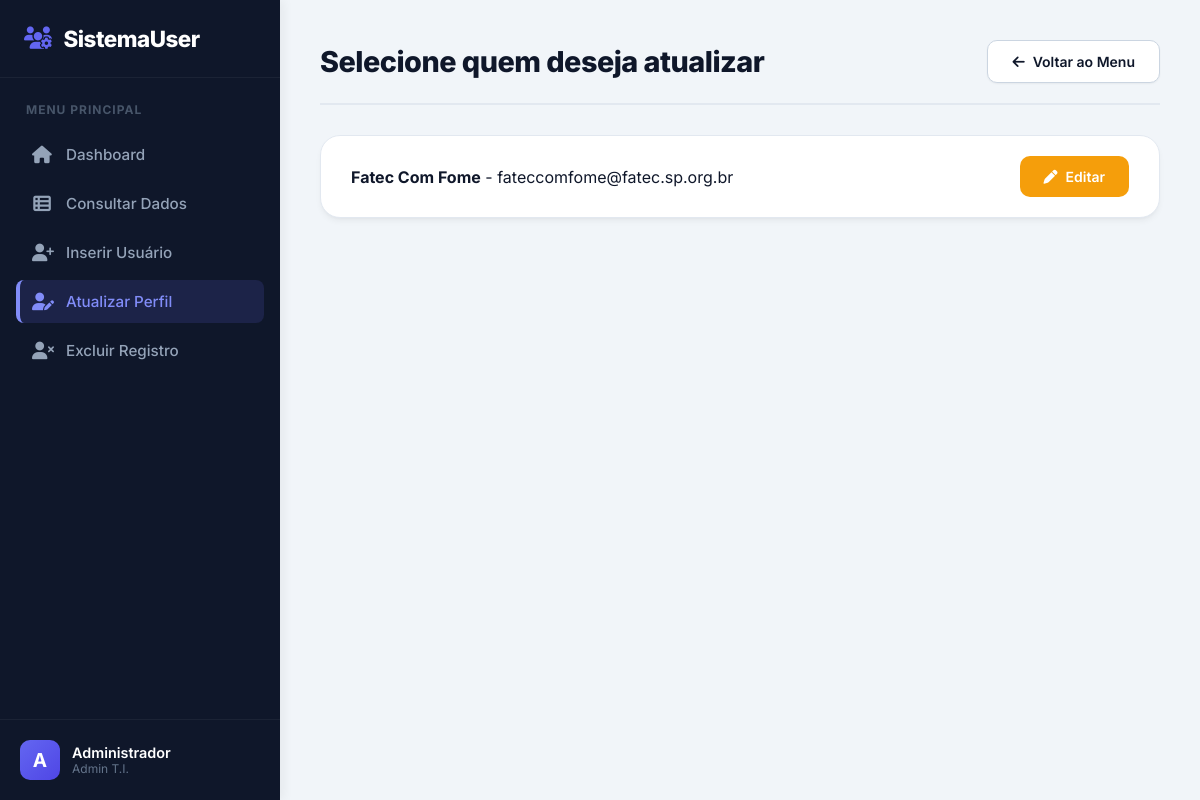
The page /atualizar on the database as committed earlier.
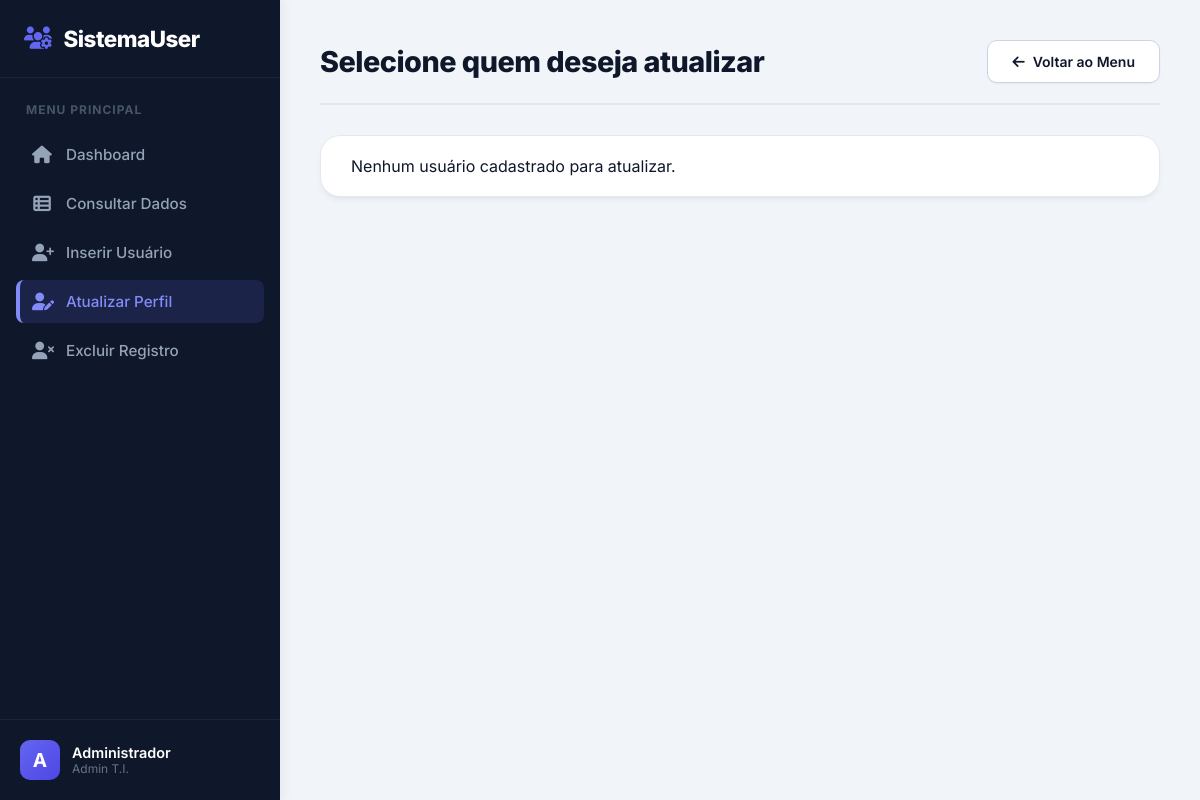
The same page on the database as committed later.
### tables this page shows
CREATE TABLE users (
id INTEGER PRIMARY KEY AUTOINCREMENT,
nome TEXT NOT NULL,
email TEXT NOT NULL
);

### app.py (the view)
@app.route("/atualizar")
def atualizar_lista():
    with get_db_connection() as conn:
        users = conn.execute("SELECT * FROM users").fetchall()
    return render_template("atualizar_lista.html", users=users)

### app.py (called while the page is built)
def get_db_connection():
    conn = sqlite3.connect(DATABASE)
    conn.row_factory = sqlite3.Row
    return conn

### templates/atualizar_lista.html (shortened to what this page needs)
{% extends "base.html" %}
{% block content %}
    <div class="page-header">
        <h1>Selecione quem deseja atualizar</h1>
        <a href="{{ url_for('menu') }}" class="btn btn-outline">
            <i class="fa-solid fa-arrow-left"></i> Voltar ao Menu
        </a>
    </div>
    <ul class="user-list">
    {% for user in users %}
        <li>
            <span class="user-info"><strong>{{ user.nome }}</strong> - {{ user.email }}</span>
            <a href="{{ url_for('atualizar_form', id=user.id) }}" class="btn btn-warning"><i class="fa-solid fa-pen"></i> Editar</a>
        </li>
    {% else %}
        <li>Nenhum usuário cadastrado para atualizar.</li>
    {% endfor %}
    </ul>
{% endblock %}

Rows that differ between the two databases and show on the page:
removed users: nome "Fatec Com Fome", email "fateccomfome@fatec.sp.org.br"
Other text that changed with them:
text now shown: "Nenhum usuário cadastrado para atualizar."
